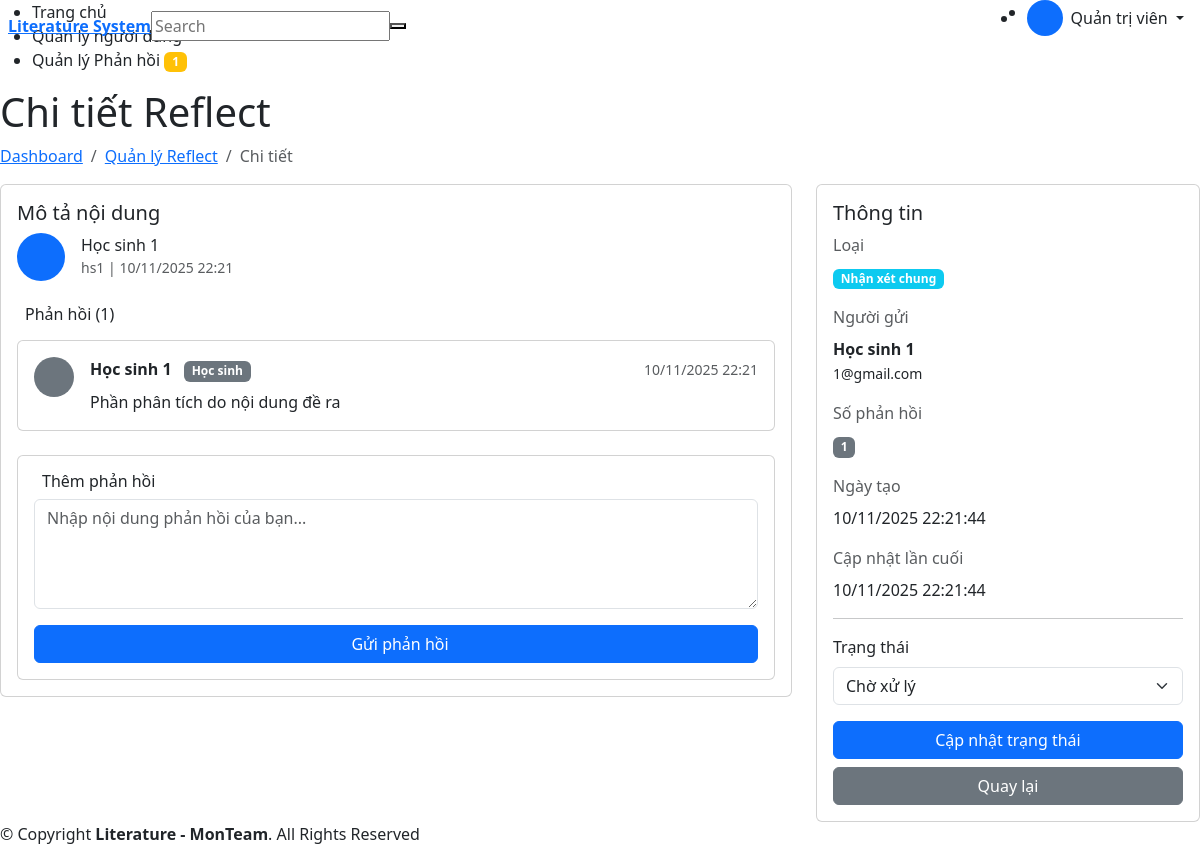
Page /views/admin/reflect_detail.php?id=2 (signed in) on the committed database.
### tables this page shows
CREATE TABLE `reflect_ticket` (
  `id_reflect` int NOT NULL,
  `title` varchar(500) NOT NULL,
  `id_user` int NOT NULL,
  `id_reflect_type` int NOT NULL,
  `status` int NOT NULL,
  `created_at` datetime DEFAULT CURRENT_TIMESTAMP,
  `updated_at` datetime DEFAULT CURRENT_TIMESTAMP ON UPDATE CURRENT_TIMESTAMP
);

CREATE TABLE `users` (
  `user_id` int NOT NULL,
  `fullname` varchar(255) NOT NULL,
  `username` varchar(100) NOT NULL,
  `email` varchar(255) DEFAULT NULL,
  `password_hash` varchar(255) DEFAULT NULL,
  `role` enum('student','teacher','admin') DEFAULT 'student',
  `created_at` timestamp NULL DEFAULT CURRENT_TIMESTAMP
);

CREATE TABLE `reflect_detail` (
  `id_reflect_detail` int NOT NULL,
  `content` longtext NOT NULL,
  `id_user` int NOT NULL,
  `id_reflect` int NOT NULL,
  `parent_reflect_detail` int DEFAULT NULL,
  `created_at` datetime DEFAULT CURRENT_TIMESTAMP,
  `updated_at` datetime DEFAULT CURRENT_TIMESTAMP ON UPDATE CURRENT_TIMESTAMP
);

CREATE TABLE `reflect_type` (
  `id_reflect_type` int NOT NULL,
  `name` varchar(255) NOT NULL
);

### views/admin/reflect_detail.php (the view, shortened to what this page needs)
<?php
require_once __DIR__ . '/../../config/db.php';
$reflectId = $_GET['id'] ?? 0;
try {
    $stmt = $pdo->prepare("
        SELECT rt.*, u.fullname, u.username, u.email, u.role as user_role, rtype.name as type_name
        FROM reflect_ticket rt
        JOIN users u ON rt.id_user = u.user_id
        JOIN reflect_type rtype ON rt.id_reflect_type = rtype.id_reflect_type
        WHERE rt.id_reflect = :id
    ");
    $stmt->execute([':id' => $reflectId]);
    $reflect = $stmt->fetch(PDO::FETCH_ASSOC);
    $stmt = $pdo->prepare("
        SELECT rd.*, u.fullname, u.username, u.role as user_role
        FROM reflect_detail rd
        JOIN users u ON rd.id_user = u.user_id
        WHERE rd.id_reflect = :id
        ORDER BY rd.created_at ASC
    ");
    $stmt->execute([':id' => $reflectId]);
    $replies = $stmt->fetchAll(PDO::FETCH_ASSOC);
} catch (PDOException $e) {
    error_log("Error fetching reflect detail: " . $e->getMessage());
    header("Location: " . URL_ROOT . "/views/admin/manage_reflect.php");
    exit();
}
?>
<!DOCTYPE html>
<html lang="vi">
<head>
    <?php include __DIR__ . '/../templates/assets.php'; ?>
</head>
<body>
    <?php
    include __DIR__ . '/../templates/header.php';
    include __DIR__ . '/../templates/sidebar_admin.php';
    ?>
    <main id="main" class="main">
        <div class="pagetitle">
            <h1>Chi tiết Reflect</h1>
            <nav>
                <ol class="breadcrumb">
                    <li class="breadcrumb-item"><a href="<?= URL_ROOT ?>/views/admin/dashboard.php">Dashboard</a></li>
                    <li class="breadcrumb-item"><a href="<?= URL_ROOT ?>/views/admin/manage_reflect.php">Quản lý Reflect</a></li>
                    <li class="breadcrumb-item active">Chi tiết</li>
                </ol>
            </nav>
        </div>
        <section class="section">
            <div class="row">
                <div class="col-lg-8">
                    <div class="card">
                        <div class="card-body">
                            <h5 class="card-title"><?= htmlspecialchars($reflect['title']) ?></h5>
                            <div class="d-flex align-items-center mb-3">
                                <div class="rounded-circle bg-primary d-flex align-items-center justify-content-center me-3"
                                    style="width: 48px; height: 48px;">
                                </div>
                                <div>
                                    <h6 class="mb-0"><?= htmlspecialchars($reflect['fullname']) ?></h6>
                                    <small class="text-muted">
                                        <?= htmlspecialchars($reflect['username']) ?> |
                                        <?= date('d/m/Y H:i', strtotime($reflect['created_at'])) ?>
                                    </small>
                                </div>
                            </div>
                            <div class="mt-4">
                                <h6 class="mb-3">
                                    <i class="bi bi-chat-dots me-2"></i>Phản hồi (<?= count($replies) ?>)
                                </h6>
                                <?php if (empty($replies)): ?>
                                    <div class="alert alert-info">
                                        <i class="bi bi-info-circle me-2"></i>Chưa có phản hồi nào
                                    </div>
                                <?php else: ?>
                                    <?php foreach ($replies as $reply): ?>
                                        <div class="card mb-3">
                                            <div class="card-body">
                                                <div class="d-flex align-items-start">
                                                    <div class="rounded-circle bg-<?= $reply['user_role'] === 'teacher' ? 'success' : ($reply['user_role'] === 'admin' ? 'danger' : 'secondary') ?> d-flex align-items-center justify-content-center me-3"
                                                        style="width: 40px; height: 40px; min-width: 40px;">
                                                    </div>
                                                    <div class="flex-grow-1">
                                                        <div class="d-flex justify-content-between align-items-center mb-2">
                                                            <div>
                                                                <strong><?= htmlspecialchars($reply['fullname']) ?></strong>
                                                                <?php if ($reply['user_role'] === 'teacher'): ?>
                                                                    <span class="badge bg-success ms-2">Giáo viên</span>
                                                                <?php elseif ($reply['user_role'] === 'admin'): ?>
                                                                    <span class="badge bg-danger ms-2">Admin</span>
                                                                <?php else: ?>
                                                                    <span class="badge bg-secondary ms-2">Học sinh</span>
                                                                <?php endif; ?>
                                                            </div>
                                                            <small class="text-muted">
                                                                <?= date('d/m/Y H:i', strtotime($reply['created_at'])) ?>
                                                            </small>
                                                        </div>
                                                        <p class="mb-0"><?= nl2br(htmlspecialchars($reply['content'])) ?></p>
                                                    </div>
                                                </div>
                                            </div>
                                        </div>
                                    <?php endforeach; ?>
                                <?php endif; ?>
                                <div class="card mt-4">
                                    <div class="card-body">
                                        <h6 class="card-title">
                                            <i class="bi bi-pencil-square me-2"></i>Thêm phản hồi
                                        </h6>
                                        <form method="POST">
                                            <div class="mb-3">
                                                <textarea name="content" class="form-control" rows="4"
                                                    placeholder="Nhập nội dung phản hồi của bạn..." required></textarea>
                                            </div>
                                            <div class="d-grid">
                                                <button type="submit" name="add_comment" class="btn btn-primary">
                                                    <i class="bi bi-send me-2"></i>Gửi phản hồi
                                                </button>
                                            </div>
                                        </form>
                                    </div>
                                </div>
                            </div>
                        </div>
                    </div>
                </div>
                <div class="col-lg-4">
                    <div class="card">
                        <div class="card-body">
                            <h5 class="card-title">Thông tin</h5>
                            <div class="mb-3">
                                <label class="form-label text-muted">Loại</label>
                                <div>
                                    <span class="badge bg-info"><?= htmlspecialchars($reflect['type_name']) ?></span>
                                </div>
                            </div>
                            <div class="mb-3">
                                <label class="form-label text-muted">Người gửi</label>
                                <div>
                                    <strong><?= htmlspecialchars($reflect['fullname']) ?></strong><br>
                                    <small><?= htmlspecialchars($reflect['email'] ?? 'N/A') ?></small>
                                </div>
                            </div>
                            <div class="mb-3">
                                <label class="form-label text-muted">Số phản hồi</label>
                                <div>
                                    <span class="badge bg-secondary">
                                        <i class="bi bi-chat-dots"></i> <?= count($replies) ?>
                                    </span>
                                </div>
                            </div>
                            <div class="mb-3">
                                <label class="form-label text-muted">Ngày tạo</label>
                                <div><?= date('d/m/Y H:i:s', strtotime($reflect['created_at'])) ?></div>
                            </div>
                            <div class="mb-3">
                                <label class="form-label text-muted">Cập nhật lần cuối</label>
                                <div><?= date('d/m/Y H:i:s', strtotime($reflect['updated_at'])) ?></div>
                            </div>
                            <hr>
                            <form method="POST">
                                <div class="mb-3">
                                    <label class="form-label">Trạng thái</label>
                                    <select name="status" class="form-select">
                                        <option value="0" <?= $reflect['status'] == 0 ? 'selected' : '' ?>>Chờ xử lý</option>
                                    </select>
                                </div>
                                <div class="d-grid gap-2">
                                    <button type="submit" name="update_status" class="btn btn-primary">
                                        <i class="bi bi-check-circle"></i> Cập nhật trạng thái
                                    </button>
                                    <a href="<?= URL_ROOT ?>/views/admin/manage_reflect.php" class="btn btn-secondary">
                                        <i class="bi bi-arrow-left"></i> Quay lại
                                    </a>
                                </div>
                            </form>
                        </div>
                    </div>
                </div>
            </div>
        </section>
    </main>
    <?php include __DIR__ . '/../templates/footer.php'; ?>
</body>
</html>

### rows in the picture
reflect_ticket: title "Mô tả nội dung", id_user.fullname "Học sinh 1", id_user.username "hs1", created_at "10/11/2025 22:21", id_reflect_type.name "Nhận xét chung", id_user.email "1@gmail.com", created_at "10/11/2025 22:21:44", updated_at "10/11/2025 22:21:44", status "Chờ xử lý"
reflect_detail: id_user.fullname "Học sinh 1", created_at "10/11/2025 22:21", content "Phần phân tích do nội dung đề ra"

### other values in the picture
$_SESSION['user']['fullname'] "Quản trị viên"
$pendingReflect "1"
count($replies) "1"
